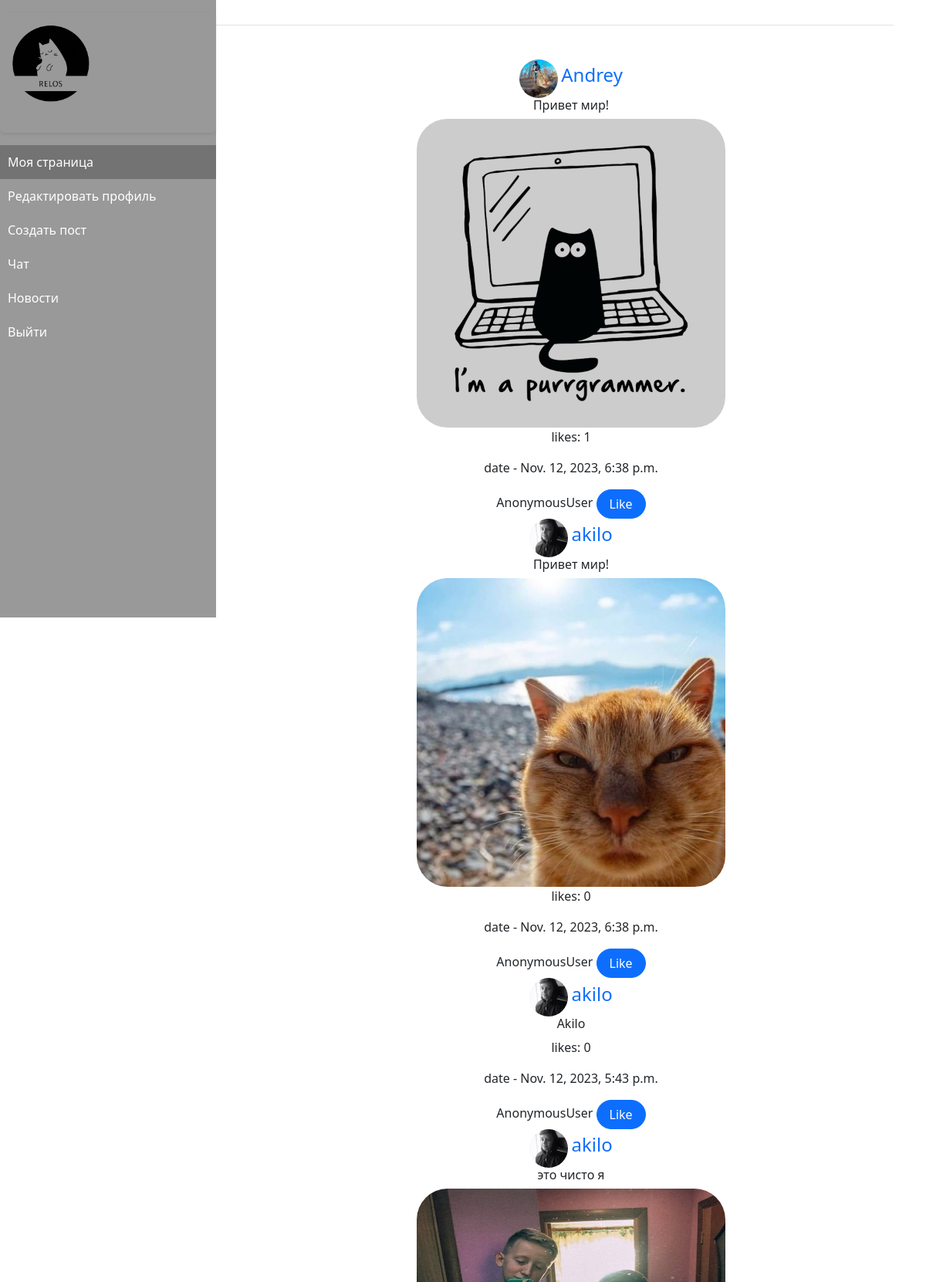
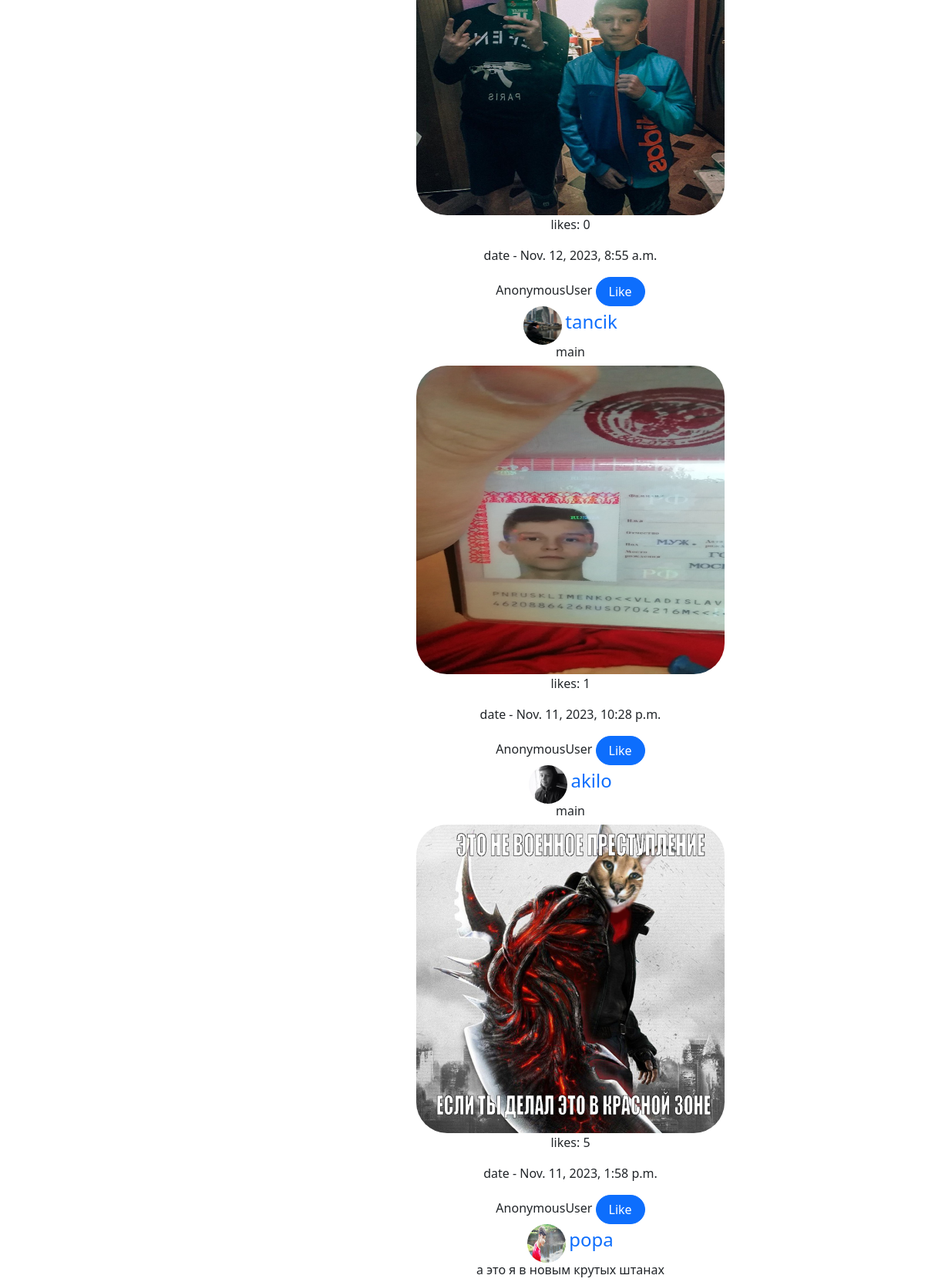
/profile/akilo/news/ (upper part), run on the app's committed database (2 pictures, top to bottom).
### profiles/models.py (models this page shows, shortened)
class UserProfile(models.Model):
    user = models.ForeignKey(User, on_delete=models.CASCADE)
    image = models.ImageField(upload_to='images/', blank=True, null=True)
    years = models.IntegerField(default=18)
    city = models.CharField(max_length=100, default='Не указано')
    status = models.CharField(max_length=100, default='Не указано')
    about_user = models.TextField(default='Не указано')
    friends = models.ManyToManyField(User, related_name='friends', blank=True)
    subscribers = models.ManyToManyField(User, related_name='subscribers', blank=True)
    subscriptions = models.ManyToManyField(User, related_name='subscriptions', blank=True)

class BlogUser(models.Model):
    user = models.ForeignKey(User, on_delete=models.CASCADE)
    title = models.CharField(max_length=100)
    likes = models.IntegerField(default=0)
    date = models.DateTimeField(auto_now_add=True)
    image = models.ImageField(upload_to='images/')
    liked_users = models.ManyToManyField(User, related_name='liked_posts', blank=True)

### profiles/views.py (the view)
# urls.py: path('<str:username>/news/', views.news_list, name='news'),
def news_list(request, username):
    user_info = UserProfile.objects.all()
    news = BlogUser.objects.all().order_by('-date')
    return render(request, 'profile/news.html', {'news': news, 'user_info': user_info})

### relog/context_processors.py (called while the page is built)
def menu(request):
    menus = Menu.objects.order_by('order_by')
    return {'menus': menus}

### templates/profile/news.html (shortened to what this page needs)
  {% extends 'base_profile.html' %}
  {% block content %}
  {% for new in news %}
    <div class="text-center">
        {% for user in user_info %}
            {% if user.user == new.user %}
                <a href="/profile/{{ new.user }}/" class="align-items-center mb-3 mb-md-0 me-md-auto link-body-emphasis text-decoration-none">
                    <img src="{{ user.image.url }}" alt="Post Image" width="50" height="50" style="border-radius: 50%;">
                    <span class="fs-4">{{ new.user }}</span>
                </a>
            {% endif %}
        {% endfor %}
        <h6>{{ new.title }}</h6>
        {% if new.image %}
            <img src="{{ new.image.url }}" alt="Post Image" width="400" height="400" style="border-radius: 10%;">
        {% endif %}
        <p>likes: {{ new.likes }}</p>
        <p>date - {{ new.date }}</p>
        <form method="post" action="{% url 'handle_like' username=request.user %}">
            {{ request.user}}
            {% if user in new.liked_users.all %}
                <button type="submit" name="action" value="unlike" class="btn btn-primary rounded-pill px-3">Unlike</button>
            {% else %}
                <button type="submit" name="action" value="like" class="btn btn-primary rounded-pill px-3">Like</button>
            {% endif %}
        </form>
    </div>
  {% endfor %}
  {% endblock %}

### data on the page
BlogUser: user "Andrey", title "Привет мир!", image (picture), likes "1", date "Nov. 12, 2023, 6:38 p.m.", user "AnonymousUser", shows "Like"
UserProfile: image (picture)
BlogUser: user "akilo", title "Привет мир!", image (picture), likes "0", date "Nov. 12, 2023, 6:38 p.m.", user "AnonymousUser", shows "Like"
UserProfile: image (picture)
BlogUser: user "akilo", title "Akilo", likes "0", date "Nov. 12, 2023, 5:43 p.m.", user "AnonymousUser", shows "Like"
BlogUser: user "akilo", title "это чисто я", image (picture), likes "0", date "Nov. 12, 2023, 8:55 a.m.", user "AnonymousUser", shows "Like"
BlogUser: user "tancik", title "main", image (picture), likes "1", date "Nov. 11, 2023, 10:28 p.m.", user "AnonymousUser", shows "Like"
UserProfile: image (picture)
BlogUser: user "akilo", title "main", image (picture), likes "5", date "Nov. 11, 2023, 1:58 p.m.", user "AnonymousUser", shows "Like"
BlogUser: user "popa", title "а это я в новым крутых штанах"
UserProfile: image (picture)
